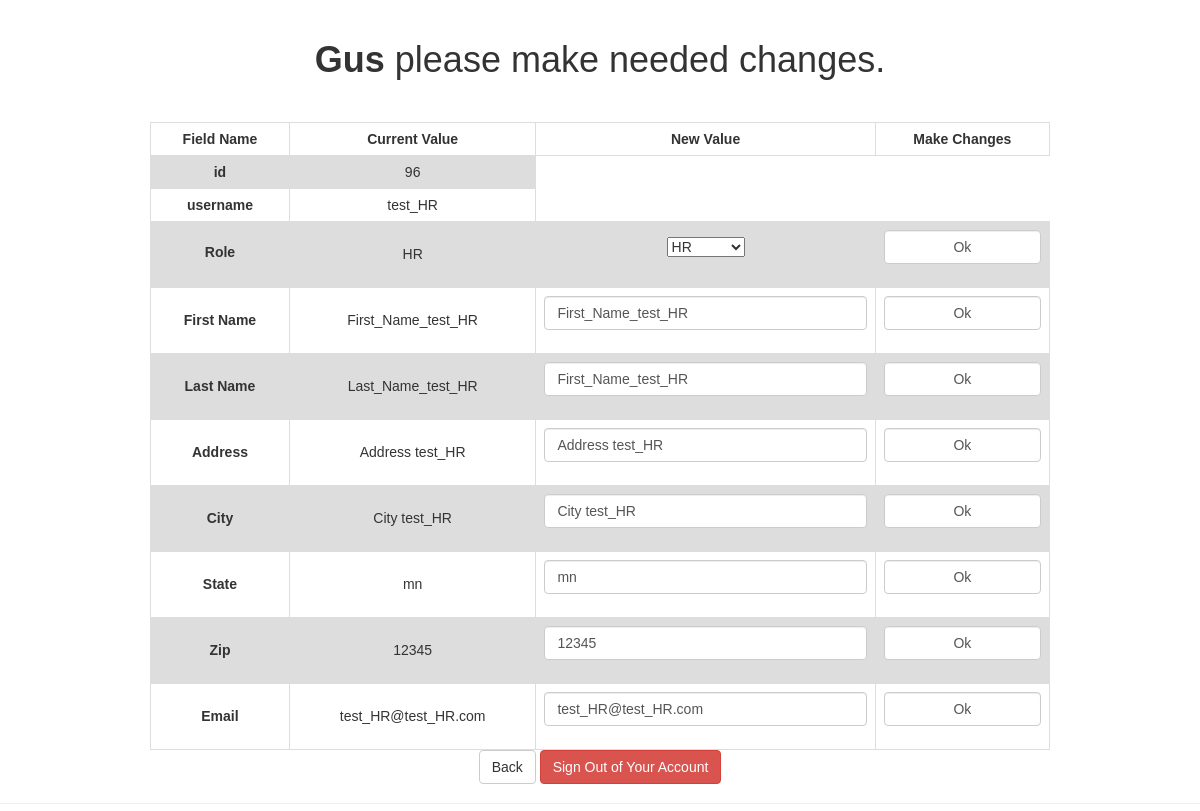
Page /editAccount.php?id=96 (signed in) on the committed database.
### tables this page shows
CREATE TABLE users (
  id int NOT NULL PRIMARY KEY AUTO_INCREMENT,
  username varchar(50) NOT NULL UNIQUE KEY,
  password varchar(255) NOT NULL,
  role varchar(7) DEFAULT NULL,
  last_login datetime default null,
  created_at datetime DEFAULT current_timestamp(),
  enabled bit NOT NULL DEFAULT b'1'
);

CREATE TABLE user_info (
    user_id int NOT NULL PRIMARY KEY,
    lastName varchar(50) NOT NULL,
    firstName varchar(50) NOT NULL,
    address varchar(150) NOT NULL,
    city varchar(50) NOT NULL,
    state varchar(50) NOT NULL,
    zip varchar(50) NOT NULL,
    email varchar(50) NOT NULL,
    FOREIGN KEY (user_id) REFERENCES users(id)

);

### editAccount.php (the view, shortened to what this page needs)
<?php
$last_name = "";
$first_name = "";
$address = "";
$city = "";
$state = "";
$zip = "";
$email = "";
$role = "";
$user_name = "";
if ($_GET) {
    $u_id = $_GET['id'];
    include_once("./includes/open_conn.inc");
    $select_query = "SELECT lastName, firstName, address, city, state, zip, email FROM user_info WHERE user_id=" . $u_id;
    $select_query2 = "SELECT username, role FROM users WHERE id=" . $u_id;
    if ($result = mysqli_query($link, $select_query) AND $result2 = mysqli_query($link, $select_query2)) {
        if (mysqli_num_rows($result) > 0) {
            while ($row = mysqli_fetch_array($result)) {
                $last_name = $row[lastName];
                $first_name = $row[firstName];
                $address = $row[address];
                $city = $row[city];
                $state = $row[state];
                $zip = $row[zip];
                $email = $row[email];
            }
        } else {
        }
        if (mysqli_num_rows($result2) > 0) {
            while ($row2 = mysqli_fetch_array($result2)) {
                $role = $row2[role];
                $user_name = $row2[username];
            }
        } else {
        }
    } else {
        echo "ERROR: Could not able to execute sql. "
            . mysqli_error($link);
        return false;
    };
}
?>
<!DOCTYPE html>
<html lang="en">
<head>
    <link rel="stylesheet" href="./design/bootstrap.css">
</head>
<body>
<div class="page-header">
    <h1><b><?php echo htmlspecialchars($_SESSION["username"]); ?></b> please make needed changes.</h1>
    <br><br>
    <div>
        <form action="./php_scripts/editAccount.php" method="get">
            <table align="center">
                <tr>
                    <th>Field Name</th>
                    <th>Current Value</th>
                    <th>New Value</th>
                    <th>Make Changes</th>
                </tr>
                <tr>
                    <th>id</th>
                    <td><?php echo $u_id; ?></td>
                </tr>
                <tr>
                    <th>username</th>
                    <td><?php echo $user_name; ?></td>
                </tr>
                <tr>
                    <th><label>Role</label></th>
                    <td><?php echo $role; ?></td>
                    <td>
                        <div class="form-group">
                            <select name="role" size="1">
                                <option value="HR">HR</option>
                            </select>
                        </div>
                    </td>
                    <td>
                        <div class="form-group">
                            <input type="button" name="" class="form-control" value="Ok">
                        </div>
                    </td>
                </tr>
                <tr>
                    <th>First Name</th>
                    <td><?php echo $first_name; ?></td>
                    <td>
                        <div class="form-group <?php echo (!empty($user_firstName_err)) ? 'has-error' : ''; ?>">
                            <input type="text" name="user_firstName" class="form-control"
                                   value="<?php echo $first_name; ?>">
                        </div>
                    </td>
                    <td>
                        <div class="form-group">
                            <input type="button" name="" class="form-control" value="Ok">
                        </div>
                    </td>
                </tr>
                <tr>
                    <th>Last Name</th>
                    <td><?php echo $last_name; ?></td>
                    <td>
                        <div class="form-group <?php echo (!empty($user_lastName_err)) ? 'has-error' : ''; ?>">
                            <input type="text" name="lastName" class="form-control" value="<?php echo $first_name; ?>">
                        </div>
                    </td>
                    <td>
                        <div class="form-group">
                            <input type="button" name="" class="form-control" value="Ok">
                        </div>
                    </td>
                </tr>
                <tr>
                    <th>Address</th>
                    <td><?php echo $address; ?></td>
                    <td>
                        <div class="form-group <?php echo (!empty($user_address_err)) ? 'has-error' : ''; ?>">
                            <input type="text" name="address" class="form-control" value="<?php echo $address; ?>">
                        </div>
                    </td>
                    <td>
                        <div class="form-group">
                            <input type="button" name="" class="form-control" value="Ok">
                        </div>
                    </td>
                </tr>
                <tr>
                    <th>City</th>
                    <td><?php echo $city; ?></td>
                    <td>
                        <div class="form-group <?php echo (!empty($user_city_err)) ? 'has-error' : ''; ?>">
                            <input type="text" name="city" class="form-control" value="<?php echo $city; ?>">
                        </div>
                    </td>
                    <td>
                        <div class="form-group">
                            <input type="button" name="" class="form-control" value="Ok">
                        </div>
                    </td>
                </tr>
                <tr>
                    <th>State</th>
                    <td><?php echo $state; ?></td>
                    <td>
                        <div class="form-group <?php echo (!empty($user_state_err)) ? 'has-error' : ''; ?>">
                            <input type="text" name="state" class="form-control" value="<?php echo $state; ?>">
                        </div>
                    </td>
                    <td>
                        <div class="form-group">
                            <input type="button" name="" class="form-control" value="Ok">
                        </div>
                    </td>
                </tr>
                <tr>
                    <th>Zip</th>
                    <td><?php echo $zip; ?></td>
                    <td>
                        <div class="form-group <?php echo (!empty($user_zip_err)) ? 'has-error' : ''; ?>">
                            <input type="text" name="zip" class="form-control" value="<?php echo $zip; ?>">
                        </div>
                    </td>
                    <td>
                        <div class="form-group">
                            <input type="button" name="" class="form-control" value="Ok">
                        </div>
                    </td>
                </tr>
                <tr>
                    <th>Email</th>
                    <td><?php echo $email; ?></td>
                    <td>
                        <div class="form-group <?php echo (!empty($user_email_err)) ? 'has-error' : ''; ?>">
                            <input type="text" name="email" class="form-control" value="<?php echo $email; ?>">
                        </div>
                    </td>
                    <td>
                        <div class="form-group">
                            <input type="button" name="" class="form-control" value="Ok">
                        </div>
                    </td>
                </tr>
            </table>
        </form>
        <p>
            <a href="./showAllUsers.php" type="reset" class="btn btn-default" value="Back">Back</a>
            <a href="./php_scripts/sign_out.php" class="btn btn-danger">Sign Out of Your Account</a>
        </p>
</body>
</html>

### editAccount.php (style rules this page uses)
body { font: 14px sans-serif; text-align: center; }
table { font-family: arial, sans-serif; border-collapse: collapse; width: 75%; }
td, th { border: 1px solid #dddddd; text-align: center; padding: 8px; }
tr:nth-child(even) { background-color: #dddddd; }

### rows in the picture
users: username "test_HR", role "HR"
user_info: firstName "First_Name_test_HR", user_firstName "First_Name_test_HR", lastName "Last_Name_test_HR", lastName "First_Name_test_HR", address "Address test_HR", city "City test_HR", state "mn", zip "12345", email "test_HR@test_HR.com"

### other values in the picture
$_SESSION["username"] "Gus"
$u_id "96"
